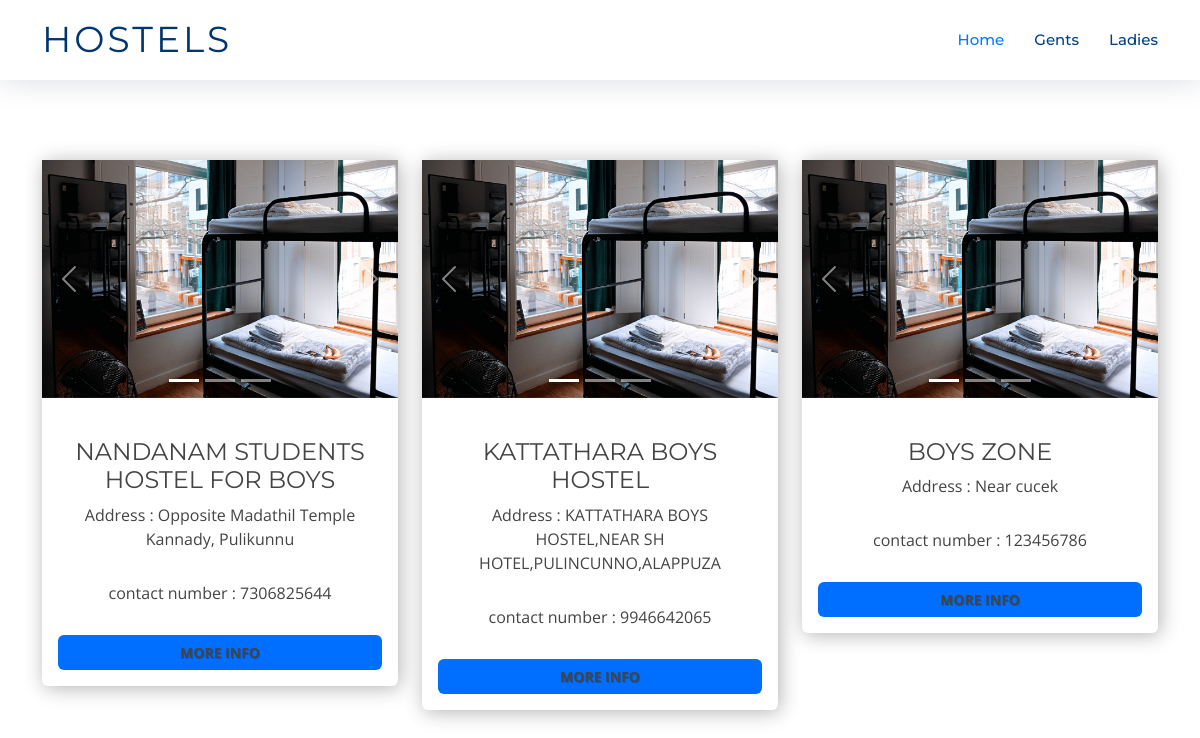
/gents/, run on the app's committed database.
### firstapp/models.py (models this page shows, shortened)
class Hostels(models.Model):
    HOSTEL_TYPE_CHOICES = [
        ('G', 'Gents'),
        ('L', 'Ladies'),
    ]
    hostel_name = models.CharField(max_length=255)
    hostel_address = models.TextField()
    hostel_contact_no = models.TextField()
    hostel_rent = models.IntegerField()
    mess_fees = models.IntegerField(null=True, default=0)
    hostel_type = models.CharField(max_length=2, choices=HOSTEL_TYPE_CHOICES)
    location_url = models.URLField(unique=True)
    hostel_image1 = models.ImageField(
        upload_to='hostels_images', null=True, default='hostels_images/1.jpg')
    hostel_image2 = models.ImageField(
        upload_to='hostels_images', null=True, default='hostels_images/1.jpg')
    hostel_image3 = models.ImageField(
        upload_to='hostels_images', null=True, default='hostels_images/1.jpg')
    hostel_image4 = models.ImageField(
        upload_to='hostels_images', null=True, default='hostels_images/1.jpg')
    hostel_image5 = models.ImageField(
        upload_to='hostels_images', null=True, default='hostels_images/1.jpg')

### firstapp/views.py (the view)
# urls.py: path('gents/', views.gents, name='gents'),
def gents(request):
    dic_gents = {
        'gents_hostels': Hostels.objects.filter(hostel_type='G'),
    }
    return render(request, 'gents.html', dic_gents)

### templates/gents.html (shortened to what this page needs)
<!DOCTYPE html>
{% extends "index.html" %}
{% load static %}
{% block body_block %}
<div class="mt-5 container">
    <div class="row">
        {% for g in gents_hostels %}
        <div class="col-md-4">
            <div class="card card-01">
                <div class="profile-box-01">
                    <div id='carouselExampleIndicators-{{ forloop.counter }}' class="carousel slide"
                        data-ride="carousel">
                        <ol class="carousel-indicators">
                            <li data-target="#carouselExampleIndicators" data-slide-to="0" class="active"></li>
                            <li data-target="#carouselExampleIndicators" data-slide-to="1"></li>
                            <li data-target="#carouselExampleIndicators" data-slide-to="2"></li>
                        </ol>
                        <div class="carousel-inner">
                            <div class="carousel-item active">
                                <img class="d-block w-100" src="{% static 'assets/img/hostel.jpg' %}" alt="First slide">
                            </div>
                        </div>
                        <a class="carousel-control-prev" href="#carouselExampleIndicators-{{ forloop.counter }}"
                            role="button" data-slide="prev">
                            <span class="carousel-control-prev-icon" aria-hidden="true"></span>
                        </a>
                        <a class="carousel-control-next" href="#carouselExampleIndicators-{{ forloop.counter }}"
                            role="button" data-slide="next">
                            <span class="carousel-control-next-icon" aria-hidden="true"></span>
                        </a>
                    </div>
                </div>
                <div class="card-body text-center">
                    <span class="badge-box"></span>
                    <h4 class="card-title">{{g.hostel_name}}</h4>
                    <p class="card-text">Address : {{g.hostel_address}}</p>
                    <p class="card-text">contact number : {{g.hostel_contact_no}}</p>
                    <a  name="hostel" data-address="{{g.id}}" value="{{g.id}}" id="one"
                        class="button btn btn-default text-uppercase ">More Info</a>
                </div>
            </div>
        </div>
        {% endfor %}
    </div>
</div>
{% endblock %}

### templates/index.html (shortened to what this page needs)
<!DOCTYPE html>
{% load static %}
<html lang="en">
<head>
  <link rel="stylesheet" href="https://cdnjs.cloudflare.com/ajax/libs/meyer-reset/2.0/reset.min.css">
  <link href="{% static 'assets/css/modal.css' %}" rel="stylesheet">
  <link rel="stylesheet" href="https://maxcdn.bootstrapcdn.com/bootstrap/4.0.0/css/bootstrap.min.css">
  <link href="//maxcdn.bootstrapcdn.com/bootstrap/4.0.0/css/bootstrap.min.css" rel="stylesheet" id="bootstrap-css">
  <link href="https://maxcdn.bootstrapcdn.com/font-awesome/4.7.0/css/font-awesome.min.css" rel="stylesheet"
>
  <link href="{% static 'assets/vendor/aos/aos.css' %}" rel="stylesheet">
  <link href="{% static 'assets/vendor/bootstrap/css/bootstrap.min.css' %}" rel="stylesheet">
  <link href="{% static 'assets/vendor/bootstrap-icons/bootstrap-icons.css' %}" rel="stylesheet">
  <link href="{% static 'assets/vendor/glightbox/css/glightbox.min.css' %}" rel="stylesheet">
  <link href="{% static 'assets/vendor/swiper/swiper-bundle.min.css' %}" rel="stylesheet">
  <link href="{% static 'assets/css/style.css' %}" rel="stylesheet">
  <link href="{% static 'assets/css/cards.css' %}" rel="stylesheet">
  <link href="{% static 'assets/css/animations.css' %}" rel="stylesheet">
</head>
<body>
  <header id="header" class="fixed-top d-flex align-items-center">
    <div class="container d-flex justify-content-between">
      <div class="logo">
        <h1><a href="{% url 'hostels' %}">Hostels</a></h1>
      </div>
      <nav id="navbar" class="navbar">
        <ul>
          <li><a class="nav-link scrollto active" href="{% url 'hostels' %}">Home</a></li>
          <li><a class="nav-link scrollto" href="{% url 'gents' %}">Gents</a></li>
          <li><a class="nav-link scrollto" href="{% url 'ladies' %}">Ladies</a></li>
        </ul>
      </nav>
    </div>
  </header>
  {% block body_block %}
  {% endblock %}
</body>
</html>

### static/assets/css/modal.css (style rules this page uses)
* { box-sizing: border-box; }
html, body { min-height: 100%; height: 100%; background-size: cover; background-position: top center; font-family: helvetica neue, helvetica, arial, sans-serif; font-weight: 200; }

### static/assets/css/style.css (style rules this page uses)
body { background: #fff; color: #444; font-family: "Open Sans", sans-serif; }
a { color: #007bff; text-decoration: none; transition: 0.5s; }
p { padding: 0; margin: 0 0 30px 0; }
h1, h2, h3, h4, h5, h6 { font-family: "Montserrat", sans-serif; font-weight: 400; margin: 0 0 20px 0; padding: 0; }
#header { height: 80px; z-index: 997; transition: all 0.5s; background: #fff; box-shadow: 0px 0px 30px rgba(127, 137, 161, 0.3); }
#header .logo h1 { font-size: 36px; margin: 0; padding: 0; font-weight: 400; letter-spacing: 3px; text-transform: uppercase; }
#header .logo h1 a, #header .logo h1 a:hover { color: #00366f; text-decoration: none; }
.navbar { padding: 0; }
.navbar ul { margin: 0; padding: 0; display: flex; list-style: none; align-items: center; }
.navbar li { position: relative; }
.navbar a, .navbar a:focus { display: flex; align-items: center; justify-content: space-between; padding: 10px 0 10px 30px; font-family: "Montserrat", sans-serif; font-size: 15px; color: #004289; font-weight: 500; white-space: nowrap; transition: 0.3s; }
.navbar a:hover, .navbar .active, .navbar .active:focus, .navbar li:hover>a { color: #007bff; }

### static/assets/css/cards.css (style rules this page uses)
.btn-default { background:#006EFF; width: 100%; color:#fff; font-weight:700; text-shadow:1px 1px 0 rgba(0,0,0,0.2); font-size:14px; }
.card { box-shadow:2px 2px 20px rgba(0,0,0,0.3); border:none; margin-bottom:30px; }
.card-01 .card-body { position:relative; padding-top:40px; }
.card-01 .badge-box { position:absolute; top:-20px; left:50%; width:100px; height:100px;margin-left:-50px; text-align:center; }
.mt-5 { margin-top: 10rem!important; }

### data on the page
Hostels: hostel_name "NANDANAM STUDENTS HOSTEL FOR BOYS", hostel_address "Opposite Madathil Temple Kannady, Pulikunnu", hostel_contact_no "7306825644", {{ g.id }} 1 (drawn)
Hostels: hostel_name "KATTATHARA BOYS HOSTEL", hostel_address "KATTATHARA BOYS HOSTEL,NEAR SH HOTEL,PULINCUNNO,ALAPPUZA", hostel_contact_no "9946642065", {{ g.id }} 4 (drawn)
Hostels: hostel_name "BOYS ZONE", hostel_address "Near cucek", hostel_contact_no "123456786", {{ g.id }} 7 (drawn)
